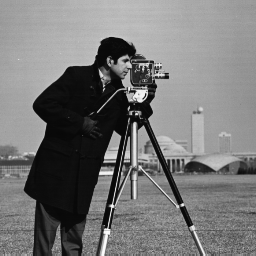
#> input picture Lab 4/cameraman.tif, 256 x 256 px
$ jupyter execute --allow-errors lab4.ipynb   (shell and % lines are left out)
#> lines starting #> are read from the running program, lines starting #| are printed output that depends on the picture; after the words box and inside, x2 and y2 are one past the last pixel; in counts of white or black regions, pixels touching at a corner belong together
[cell 1]
import scipy.signal as signal
import matplotlib.pyplot as plt
import numpy as np
from matplotlib.widgets import RectangleSelector
import skimage.util
import scipy.ndimage as ndimage
from skimage.color import rgb2gray
from skimage.morphology import disk
from skimage.io import imread
import matplotlib
import skimage.restoration as restoration
from typing import Dict

import skimage.filters.rank as rank
plt.gray()
def PSNR(f,g):
    return 10*np.log10(1.0/ np.mean(np.square(f-g)))


class Selector:
    def __init__(self, ax):
        self.RS = RectangleSelector(ax, self.line_select_callback,
                                     useblit=True,
                                       button=[1, 3],
                                       minspanx=5, minspany=5,
                                       spancoords='pixels',
                                       interactive=True)
        self.bbox = [None, None, None, None]

    def line_select_callback(self,eclick, erelease):
        'eclick and erelease are the press and release events'
        x1, y1 = eclick.xdata, eclick.ydata
        x2, y2 = erelease.xdata, erelease.ydata
        self.bbox = [int(y1), int(y2), int(x1), int(x2)]
    def get_bbox(self):
        return self.bbox

f = imread('cameraman.tif').astype(np.float64)/255
#> f: shape (256, 256) float64; min 0.0275, max 0.992, mean 0.466
#> (the rest of this cell did not finish here and is left out)

# Part 2: Image Restoration in the Frequency Domain

[cell 2]
# Let us now study two frequency domain based image restoration methods: inverse filtering and Wiener filtering. Load the Camerman image (adjust intensities to range of 0 to 1). First, create a disk blur function of radius of 4 and apply it to the image in the frequency domain:

h_d = disk(4)
h = np.zeros((256,256))
h[0:9,0:9] = h_d / np.sum(h_d)
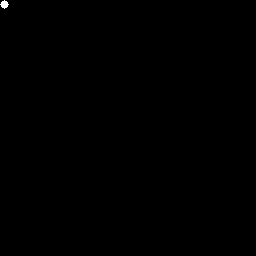
#> h: shape (256, 256) float64; values 0 (black) and 0.0204 (white), 0.07% white; 1 white region, box (x1, y1, x2, y2) and area: (0, 0, 9, 9) 49

h = np.roll(h, (-5,-5))
#> h: shape (256, 256) float64; values 0 (black) and 0.0204 (white), 0.07% white; 2 white regions (1 under 20 px), largest, box (x1, y1, x2, y2) and area: (246, 0, 255, 8) 48
h_freq = np.fft.fft2(h)
f_blurfreq = h_freq*np.fft.fft2(f)
f_blur = np.real(np.fft.ifft2(f_blurfreq))
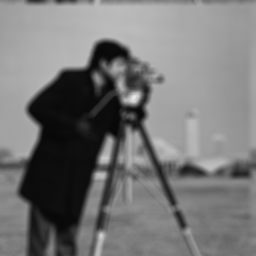
#> f_blur: shape (256, 256) float64; min 0.0317, max 0.917, mean 0.466

# [7 lines of commented-out code are left out]

blurred_psnr = round(PSNR(f, f_blur), 3)
#> blurred_psnr = 16.31

f_invfreq = f_blurfreq / h_freq
f_inv = np.real(np.fft.ifft2(f_invfreq))

inv_psnr = round(PSNR(f, f_inv), 3)
#> inv_psnr = 316.6

#> (the rest of this cell did not finish here and is left out)
